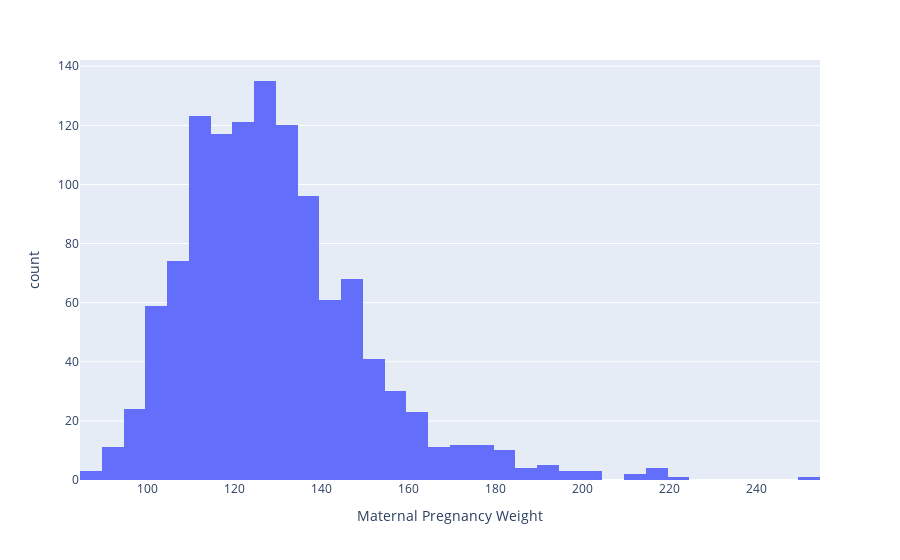

Source (notebook cell):
### Markdown cell above
plotpy画直方图是这样的

### Code cell
px.histogram(births,x="Maternal Pregnancy Weight")

### Figure 1 — Plotly figure (JSON) as saved in the notebook; plotly's stock layout.template omitted (floating-point values rounded to 4 significant figures; data arrays with more than 128 entries replaced by an {"elided": "..."} marker saying what was removed)
{"data": [{"alignmentgroup": "True", "bingroup": "x", "hovertemplate": "Maternal Pregnancy Weight=%{x}<br>count=%{y}<extra></extra>", "legendgroup": "", "marker": {"color": "#636efa", "pattern": {"shape": ""}}, "name": "", "offsetgroup": "", "orientation": "v", "showlegend": false, "type": "histogram", "x": {"elided": "1174 int values"}, "xaxis": "x", "yaxis": "y"}], "layout": {"autosize": true, "barmode": "relative", "legend": {"tracegroupgap": 0}, "margin": {"t": 60}, "xaxis": {"anchor": "y", "autorange": true, "domain": [0, 1], "range": [84.5, 254.5], "title": {"text": "Maternal Pregnancy Weight"}, "type": "linear"}, "yaxis": {"anchor": "x", "autorange": true, "domain": [0, 1], "range": [0, 142.1], "title": {"text": "count"}}}}
